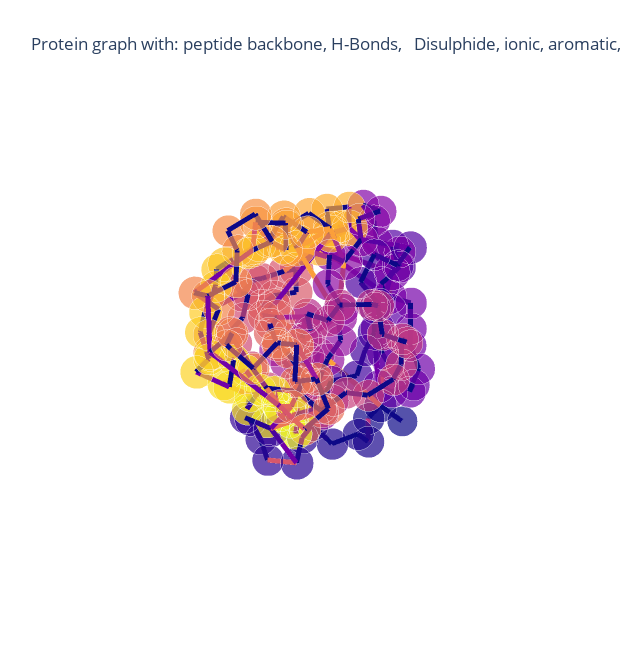

Notebook source saved alongside this figure:
### Markdown cell above
Great! So what if we try __a bunch__ of them

### Code cell
from graphein.protein.edges.distance import (add_peptide_bonds,
                                             add_hydrogen_bond_interactions,
                                             add_disulfide_interactions,
                                             add_ionic_interactions,
                                             add_aromatic_interactions,
                                             add_aromatic_sulphur_interactions,
                                             add_cation_pi_interactions
                                            )

new_edge_funcs = {"edge_construction_functions": [add_peptide_bonds,
                                                  add_aromatic_interactions,
                                                  add_hydrogen_bond_interactions,
                                                  add_disulfide_interactions,
                                                  add_ionic_interactions,
                                                  add_aromatic_sulphur_interactions,
                                                  add_cation_pi_interactions]
                 }

config = ProteinGraphConfig(**new_edge_funcs)
g = construct_graph(config=config, pdb_code="3eiy")
p = plotly_protein_structure_graph(
    g,
    colour_edges_by="kind",
    colour_nodes_by="seq_position",
    label_node_ids=False,
    plot_title="Protein graph with: peptide backbone, H-Bonds, \n Disulphide, ionic, aromatic, aromatic-sulphur and cation-pi interactions. \n  Nodes coloured by sequence position, edges by type",
    node_size_multiplier=1
    )
p.show()

### Figure 1 — Plotly figure (JSON) as saved in the notebook; plotly's stock layout.template omitted (floating-point values rounded to 4 significant figures; data arrays with more than 128 entries replaced by an {"elided": "..."} marker saying what was removed)
{"data": [{"hoverinfo": "text+x+y+z", "marker": {"color": {"elided": "174x4 float values"}, "opacity": 0.7, "size": {"elided": "174 int values"}, "symbol": "circle"}, "mode": "markers", "text": {"elided": "174 str values"}, "type": "scatter3d", "x": {"elided": "174 float values"}, "y": {"elided": "174 float values"}, "z": {"elided": "174 float values"}}, {"hoverinfo": "text", "line": {"color": {"elided": "645x4 float values"}, "width": 10}, "mode": "lines", "text": {"elided": "645 str values"}, "type": "scatter3d", "x": {"elided": "645 float values"}, "y": {"elided": "645 float values"}, "z": {"elided": "645 float values"}}], "layout": {"height": 650, "margin": {"t": 100}, "scene": {"xaxis": {"showbackground": false, "showgrid": false, "showline": false, "showticklabels": false, "title": {"text": ""}, "zeroline": false}, "yaxis": {"showbackground": false, "showgrid": false, "showline": false, "showticklabels": false, "title": {"text": ""}, "zeroline": false}, "zaxis": {"showbackground": false, "showgrid": false, "showline": false, "showticklabels": false, "title": {"text": ""}, "zeroline": false}}, "showlegend": false, "title": {"text": "Protein graph with: peptide backbone, H-Bonds, \n Disulphide, ionic, aromatic, aromatic-sulphur and cation-pi interactions. \n  Nodes coloured by sequence position, edges by type"}, "width": 620}}
